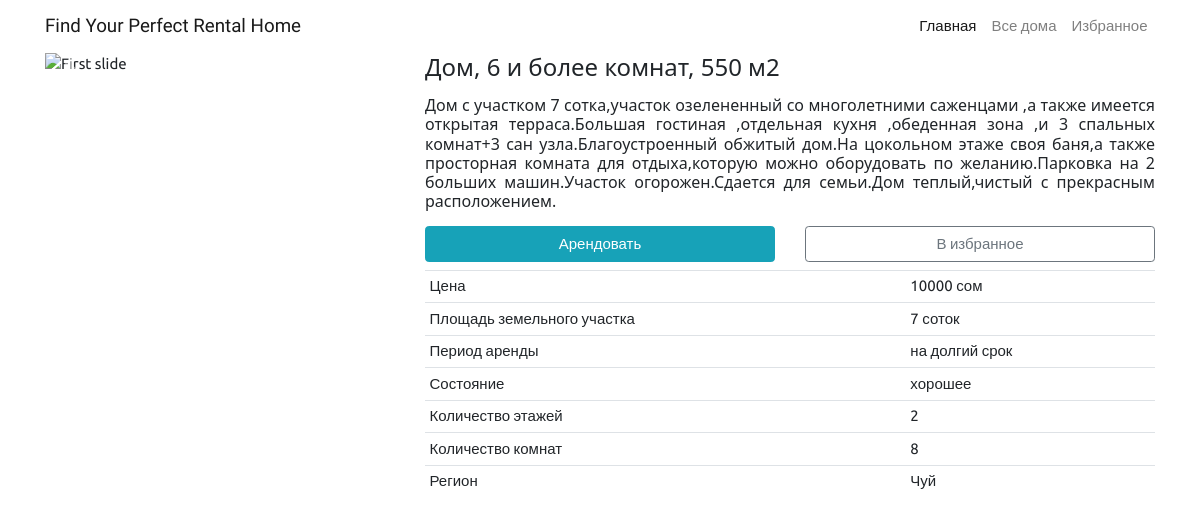
/house.php?id=1, run on the app's committed database.
### tables this page shows
CREATE TABLE house (
        id INT UNSIGNED AUTO_INCREMENT PRIMARY KEY,
        `title` varchar(255) DEFAULT NULL,
        `date` datetime DEFAULT NULL,
        rental_period_id INT UNSIGNED,
    	land_area VARCHAR(50),
    	number_of_floors INT,
   		number_of_rooms INT,
   		`image` varchar(255) DEFAULT NULL,
   		price DOUBLE,
   		state_id INT UNSIGNED,
        description VARCHAR(500),
        region_id INT UNSIGNED,
        FOREIGN KEY (region_id) REFERENCES region(id),
        FOREIGN KEY (rental_period_id) REFERENCES rental_period(id),
        FOREIGN KEY (state_id) REFERENCES state(id)
       );

CREATE TABLE rental_period (
        id INT UNSIGNED AUTO_INCREMENT PRIMARY KEY,
        name VARCHAR(50) NOT NULL
       );

CREATE TABLE state (
        id INT UNSIGNED AUTO_INCREMENT PRIMARY KEY,
        state_name VARCHAR(50) NOT NULL
       );

CREATE TABLE region (
        id INT UNSIGNED AUTO_INCREMENT PRIMARY KEY,
        region_name VARCHAR(50) NOT NULL
       );

### check.php (called while the page is built)
<?php
function check_for_like($id) {
    if ($_COOKIE['l_'.$id]) {
        return true;
    } else {
        return false;
    }
}
?>

### house.php (the view, shortened to what this page needs)
<?php include("db.php"); ?>
<?php include("check.php"); ?>
<!DOCTYPE html>
<html lang="en">
<head>
    <?php include("head.php"); ?>
</head>
<body>
    <?php include("nav.php"); ?>
    <main class="container">
        <div class="row">
            <?php
            if (isset($_GET['id'])) {
                $id = $_GET['id'];
                $sql = "SELECT * FROM house WHERE id = $id";
                $result = $conn->query($sql);
                $house = $result->fetch_assoc();
            } else {
                echo "Id required!";
            }
            ?>
            <div class="col-lg-4">
                <div id="images_carousel" class="carousel slide" data-ride="carousel">
                    <ol class="carousel-indicators">
                    </ol>
                    <div class="carousel-inner">
                        <div class="carousel-item active">
                            <img class="d-block w-100" src="<?= $house['image'] ?>" alt="First slide">
                        </div>
                    </div>
                    <a class="carousel-control-prev" href="#images_carousel" role="button" data-slide="prev">
                        <span class="carousel-control-prev-icon" aria-hidden="true"></span>
                    </a>
                    <a class="carousel-control-next" href="#images_carousel" role="button" data-slide="next">
                        <span class="carousel-control-next-icon" aria-hidden="true"></span>
                    </a>
                </div>
            </div>
            <div class="col-lg-8">
                <h3 class="text-justify mt-3 mb-3 mt-lg-0 mt-xl-0"><?= $house['title'] ?></h3>
                <h6 class="text-justify mt-3 mb-3 mt-lg-0 mt-xl-0"><?= $house['description'] ?></h6>
                <div class="row">
                    <div class="col-lg-6 mb-2">
                        <button type="button" class="btn btn-info btn-block" data-toggle="modal" data-target="#shop" name="button">Арендовать</button>
                    </div>
                    <div class="col-lg-6 mb-2">
                        <button type="button" id="like_button" class="btn btn-outline-secondary btn-block" onclick="like_bag(<?= $_GET['id'] ?>)" name="button"><?= check_for_like($_GET['id']) ? 'Удалить из избранных' : 'В избранное' ?></button>
                    </div>
                </div>
                <?php
                if (isset($_GET['id'])) {
                    $id = $_GET['id'];
                    $sql = "SELECT * FROM `house` WHERE `id` = $id";
                    $result = $conn->query($sql);
                    $houses = $result->fetch_all(MYSQLI_ASSOC);
                } else {
                    echo "Нет дополнительной информации!";
                }
                ?>
                <table class="table table-sm table-hover">
                    <tbody>
                        <?php foreach ($houses as $house) : ?>
                            <tr>
                                <td>Цена</td>
                                <td><?= $house['price']?> сом</td>
                            </tr>
                            <tr>
                                <td>Площадь земельного участка</td>
                                <td><?= $house['land_area'] ?></td>
                            </tr>
                            <tr>
                                <td>Период аренды</td>
                                <td><?php
                                 $num = $house['rental_period_id'];
                                 $sql1 = "SELECT * FROM `rental_period` WHERE `id` = $num";
                                 $result1 = $conn->query($sql1);
                                 if ($result1->num_rows > 0) {
                                    while($row = $result1->fetch_assoc()) {
                                  echo $row["name"];}}
                                  ?></td>
                            </tr>
                            <tr>
                                <td>Состояние</td>
                                <td><?php
                                 $num = $house['state_id'];
                                 $sql1 = "SELECT * FROM `state` WHERE `id` = $num";
                                 $result1 = $conn->query($sql1);
                                 if ($result1->num_rows > 0) {
                                    while($row = $result1->fetch_assoc()) {
                                  echo $row["state_name"];}}
                                  ?></td>
                            </tr>
                            <tr>
                                <td>Количество этажей</td>
                                <td><?= $house['number_of_floors']?></td>
                            </tr>
                            <tr>
                                <td>Количество комнат</td>
                                <td><?= $house['number_of_rooms']?></td>
                            </tr>
                            <tr>
                                <td>Регион</td>
                                <td><?php
                                 $num = $house['region_id'];
                                 $sql1 = "SELECT * FROM `region` WHERE `id` = $num";
                                 $result1 = $conn->query($sql1);
                                 if ($result1->num_rows > 0) {
                                    while($row = $result1->fetch_assoc()) {
                                  echo $row["region_name"];}}
                                  ?></td>
                            </tr>
                        <?php endforeach; ?>
                    </tbody>
                </table>
            </div>
        </div>
    </main>
</body>
</html>

### css/style.css (style rules this page uses)
* { font-family: 'Ubuntu', sans-serif; }

### css/footer.css (style rules this page uses)
html { box-sizing:border-box }
*,*:before,*:after { box-sizing:inherit }
html { -ms-text-size-adjust:100%;-webkit-text-size-adjust:100% }
body { margin:0 }
article,aside,details,figcaption,figure,footer,header,main,menu,nav,section { display:block }
a { background-color:transparent }
img { border-style:none }
button,input,select,textarea,optgroup { font:inherit;margin:0 }
button,input { overflow:visible }
button,select { text-transform:none }
button,[type=button],[type=reset],[type=submit] { -webkit-appearance:button }
html,body { font-family:Verdana,sans-serif;font-size:15px;line-height:1.5 }
html { overflow-x:hidden }
h3 { font-size:24px }
h6 { font-size:16px }
h1,h2,h3,h4,h5,h6 { font-family:"Segoe UI",Arial,sans-serif;font-weight:400;margin:10px 0 }
img { vertical-align:middle }
a { color:inherit }

### data on the page
house: title "Дом, 6 и более комнат, 550 м2", description "Дом с участком 7 сотка,участок озелененный со многолетними саженцами ,а также имеется открытая терраса.Большая гостиная ,отдельная кухня ,обеденная зона ,и 3 спальных комнат+3 сан узла.Благоустроенный обжитый дом.На цокольном этаже своя баня,а также просторная комната для отдыха,которую можно оборудовать по желанию.Парковка на 2 больших машин.Участок огорожен.Сдается для семьи.Дом теплый,чистый с прекрасным расположением.", price "10000", land_area "7 соток", number_of_floors "2", number_of_rooms "8"
rental_period: name "на долгий срок"
state: state_name "хорошее"
region: region_name "Чуй"
